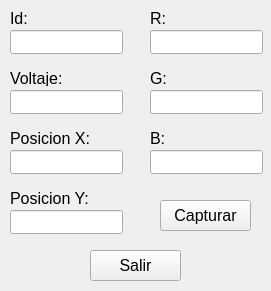
<?xml version="1.0" encoding="UTF-8"?>
<ui version="4.0">
 <class>MainWindow</class>
 <widget class="QMainWindow" name="MainWindow">
  <property name="geometry">
   <rect>
    <x>0</x>
    <y>0</y>
    <width>271</width>
    <height>291</height>
   </rect>
  </property>
  <property name="windowTitle">
   <string>MainWindow</string>
  </property>
  <widget class="QWidget" name="centralwidget">
   <widget class="QLineEdit" name="form_id">
    <property name="geometry">
     <rect>
      <x>10</x>
      <y>30</y>
      <width>113</width>
      <height>24</height>
     </rect>
    </property>
    <property name="font">
     <font>
      <pointsize>12</pointsize>
     </font>
    </property>
   </widget>
   <widget class="QLineEdit" name="form_voltaje">
    <property name="geometry">
     <rect>
      <x>10</x>
      <y>90</y>
      <width>113</width>
      <height>24</height>
     </rect>
    </property>
    <property name="font">
     <font>
      <pointsize>12</pointsize>
     </font>
    </property>
   </widget>
   <widget class="QLineEdit" name="form_green">
    <property name="geometry">
     <rect>
      <x>150</x>
      <y>90</y>
      <width>113</width>
      <height>24</height>
     </rect>
    </property>
    <property name="font">
     <font>
      <pointsize>12</pointsize>
     </font>
    </property>
   </widget>
   <widget class="QLabel" name="label_5">
    <property name="geometry">
     <rect>
      <x>150</x>
      <y>10</y>
      <width>49</width>
      <height>16</height>
     </rect>
    </property>
    <property name="font">
     <font>
      <pointsize>12</pointsize>
     </font>
    </property>
    <property name="text">
     <string>R:</string>
    </property>
   </widget>
   <widget class="QLabel" name="label_2">
    <property name="geometry">
     <rect>
      <x>10</x>
      <y>70</y>
      <width>61</width>
      <height>16</height>
     </rect>
    </property>
    <property name="font">
     <font>
      <pointsize>12</pointsize>
     </font>
    </property>
    <property name="text">
     <string>Voltaje:</string>
    </property>
   </widget>
   <widget class="QLabel" name="label">
    <property name="geometry">
     <rect>
      <x>10</x>
      <y>10</y>
      <width>49</width>
      <height>16</height>
     </rect>
    </property>
    <property name="font">
     <font>
      <pointsize>12</pointsize>
     </font>
    </property>
    <property name="text">
     <string>Id:</string>
    </property>
   </widget>
   <widget class="QLineEdit" name="form_y">
    <property name="geometry">
     <rect>
      <x>10</x>
      <y>210</y>
      <width>113</width>
      <height>24</height>
     </rect>
    </property>
    <property name="font">
     <font>
      <pointsize>12</pointsize>
     </font>
    </property>
   </widget>
   <widget class="QLabel" name="label_6">
    <property name="geometry">
     <rect>
      <x>150</x>
      <y>70</y>
      <width>49</width>
      <height>16</height>
     </rect>
    </property>
    <property name="font">
     <font>
      <pointsize>12</pointsize>
     </font>
    </property>
    <property name="text">
     <string>G:</string>
    </property>
   </widget>
   <widget class="QLineEdit" name="form_x">
    <property name="geometry">
     <rect>
      <x>10</x>
      <y>150</y>
      <width>113</width>
      <height>24</height>
     </rect>
    </property>
    <property name="font">
     <font>
      <pointsize>12</pointsize>
     </font>
    </property>
   </widget>
   <widget class="QLabel" name="label_3">
    <property name="geometry">
     <rect>
      <x>10</x>
      <y>130</y>
      <width>91</width>
      <height>16</height>
     </rect>
    </property>
    <property name="font">
     <font>
      <pointsize>12</pointsize>
     </font>
    </property>
    <property name="text">
     <string>Posicion X:</string>
    </property>
   </widget>
   <widget class="QLabel" name="label_4">
    <property name="geometry">
     <rect>
      <x>10</x>
      <y>190</y>
      <width>81</width>
      <height>16</height>
     </rect>
    </property>
    <property name="font">
     <font>
      <pointsize>12</pointsize>
     </font>
    </property>
    <property name="text">
     <string>Posicion Y:</string>
    </property>
   </widget>
   <widget class="QLineEdit" name="form_blue">
    <property name="geometry">
     <rect>
      <x>150</x>
      <y>150</y>
      <width>113</width>
      <height>24</height>
     </rect>
    </property>
    <property name="font">
     <font>
      <pointsize>12</pointsize>
     </font>
    </property>
   </widget>
   <widget class="QLineEdit" name="form_red">
    <property name="geometry">
     <rect>
      <x>150</x>
      <y>30</y>
      <width>113</width>
      <height>24</height>
     </rect>
    </property>
    <property name="font">
     <font>
      <pointsize>12</pointsize>
     </font>
    </property>
   </widget>
   <widget class="QLabel" name="label_7">
    <property name="geometry">
     <rect>
      <x>150</x>
      <y>130</y>
      <width>49</width>
      <height>16</height>
     </rect>
    </property>
    <property name="font">
     <font>
      <pointsize>12</pointsize>
     </font>
    </property>
    <property name="text">
     <string>B:</string>
    </property>
   </widget>
   <widget class="QPushButton" name="pushButton">
    <property name="geometry">
     <rect>
      <x>160</x>
      <y>200</y>
      <width>91</width>
      <height>31</height>
     </rect>
    </property>
    <property name="font">
     <font>
      <pointsize>12</pointsize>
     </font>
    </property>
    <property name="text">
     <string>Capturar</string>
    </property>
   </widget>
   <widget class="QPushButton" name="pushButton_2">
    <property name="geometry">
     <rect>
      <x>90</x>
      <y>250</y>
      <width>91</width>
      <height>31</height>
     </rect>
    </property>
    <property name="font">
     <font>
      <pointsize>12</pointsize>
     </font>
    </property>
    <property name="text">
     <string>Salir</string>
    </property>
   </widget>
  </widget>
 </widget>
 <resources/>
 <connections/>
</ui>
